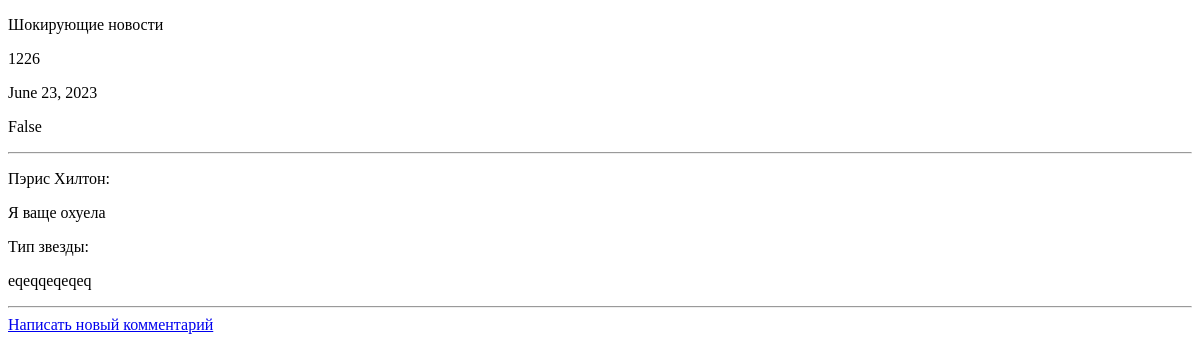
Before: /news/news_list/1 with the older database file.
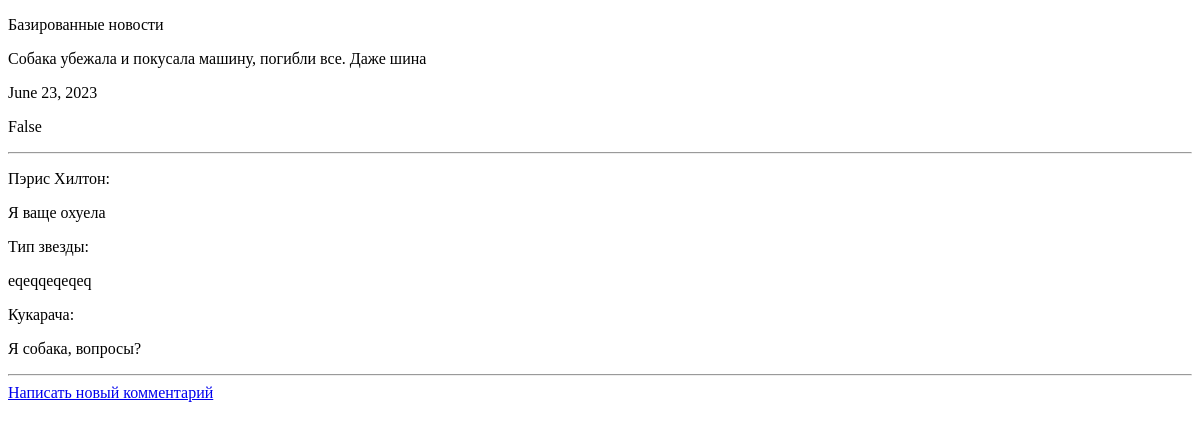
After: the same page with the newer database file.
### news/models.py (models this page shows, shortened)
class NewsModel(models.Model):
    title = models.CharField(max_length=20, verbose_name='Заголовок')
    content = models.TextField(verbose_name="Содержимое новости")
    date_created = models.DateField(verbose_name="Дата создания")
    date_redacted = models.DateField(verbose_name='Дата редактирования')
    flag_active = models.BooleanField(verbose_name='Фейк?')
    STATUS_CHOISES = [
        ['a', 'Active'],
        ['i', 'Incactive']
    ]
    status = models.CharField(max_length=1, choices=STATUS_CHOISES, default='a')
    class Meta:
        db_table = 'newsmodel'
        ordering = ['date_created']

class CommentsModel(models.Model):
    name = models.CharField(max_length=20, verbose_name='Автор')
    text = models.TextField(verbose_name='Содержимое')
    news = models.ForeignKey('NewsModel', on_delete=models.CASCADE, related_name='comms')

### news/views.py (the view)
# urls.py: path('news_list/<int:pk>', SortedNews.as_view(), name='Новости каждая -detail'),
class SortedNews(DetailView):
    model = NewsModel

### news/templates/news/newsmodel_detail.html (shortened to what this page needs)
<!DOCTYPE html>
<html lang="en">
<head>
</head>
{% if newsmodel %}
<body>
<p>{{newsmodel.title}}</p>
<p>{{newsmodel.content}}</p>
<p>{{newsmodel.date_redacted}}</p>
<p>{{newsmodel.flag_active}}</p>
{% else %}
<p>Новостей нет</p>
{% endif %}
<hr>
{% if newsmodel.comms %}
{% for i in newsmodel.comms.all %}
<p>{{i.name}}:</p>
<p>{{i.text}}</p>
{% endfor %}
{% else %}
<p>Комментариев нет</p>
{% endif %}
</body>
<hr>
<a href ='http://127.0.0.1:8000/news/makecomm/'>Написать новый комментарий</a>
</html>

Changed rows visible on the page:
changed NewsModel "False": title "Шокирующие новости" → "Базированные новости"; content "1226" → "Собака убежала и покусала машину, погибли все. Даже шина"
added CommentsModel: name "Кукарача", text "Я собака, вопросы?"
